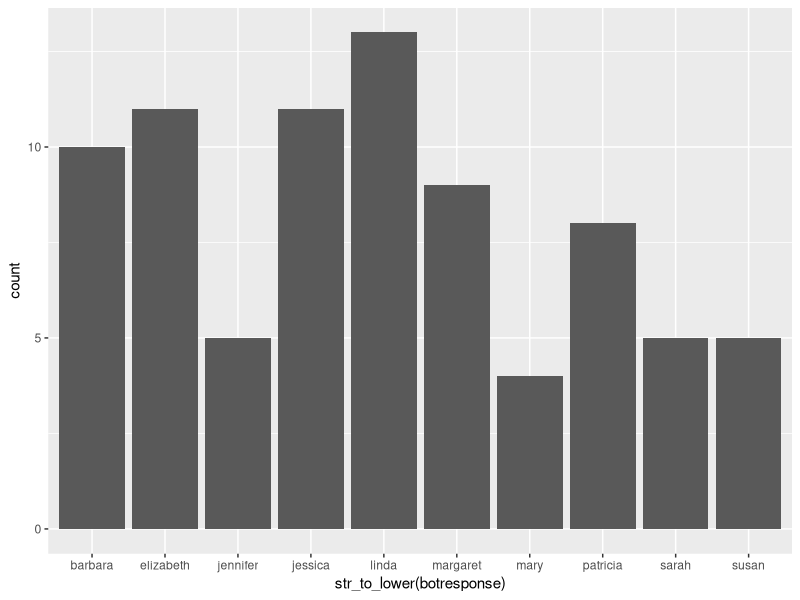
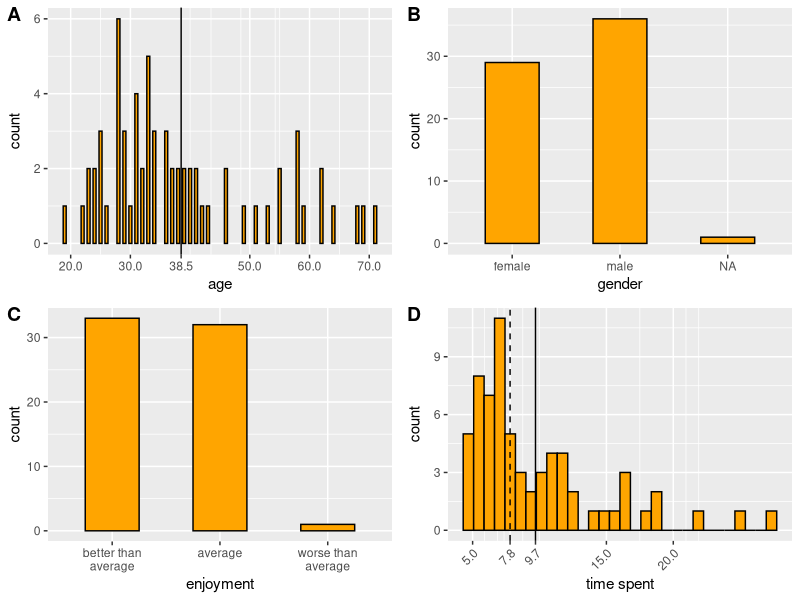
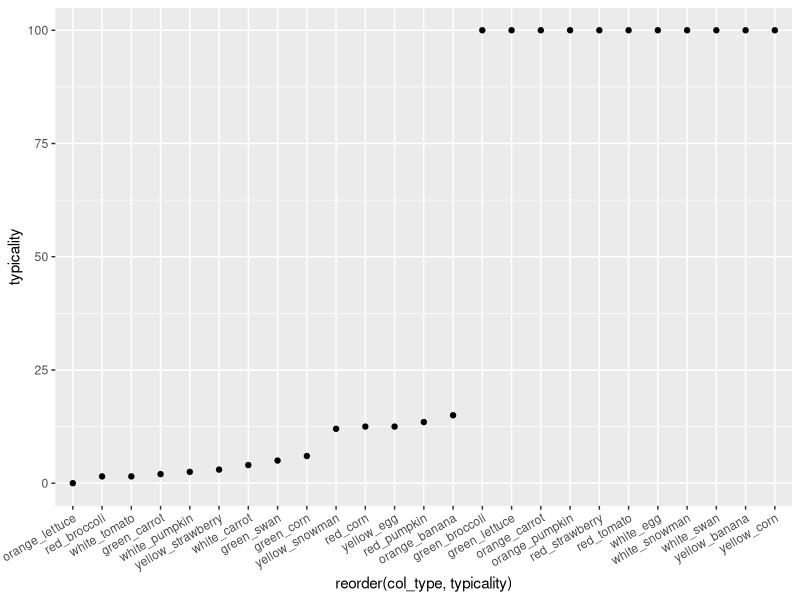
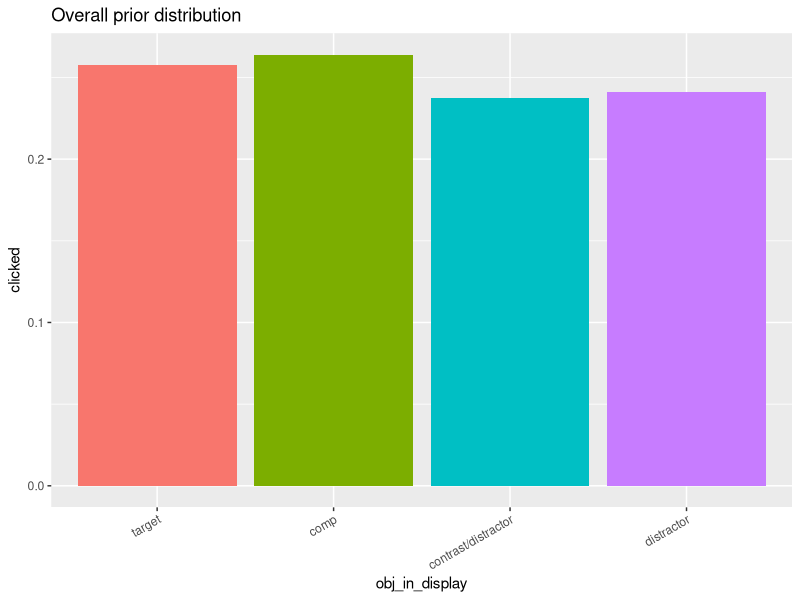
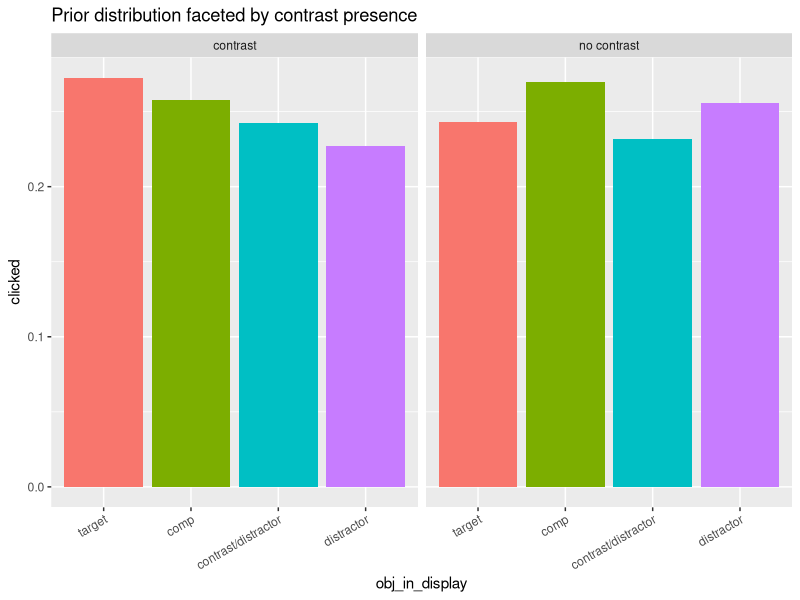
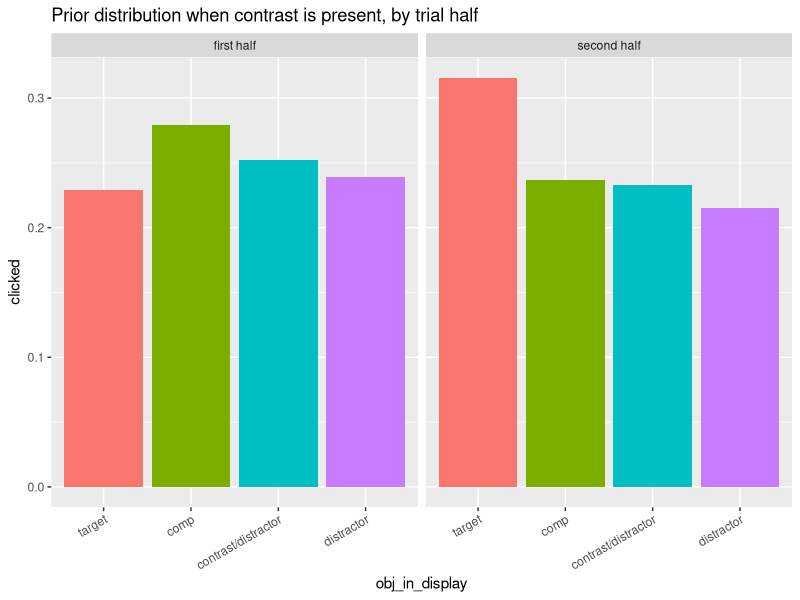
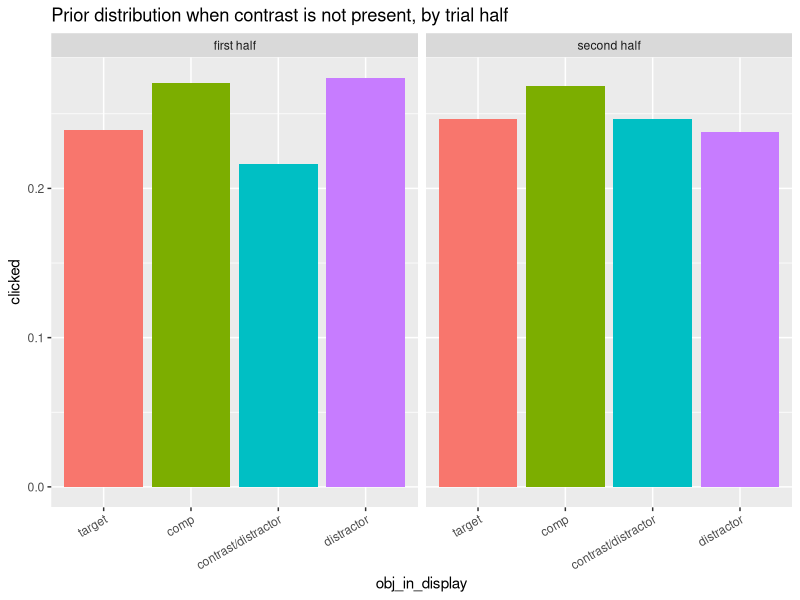
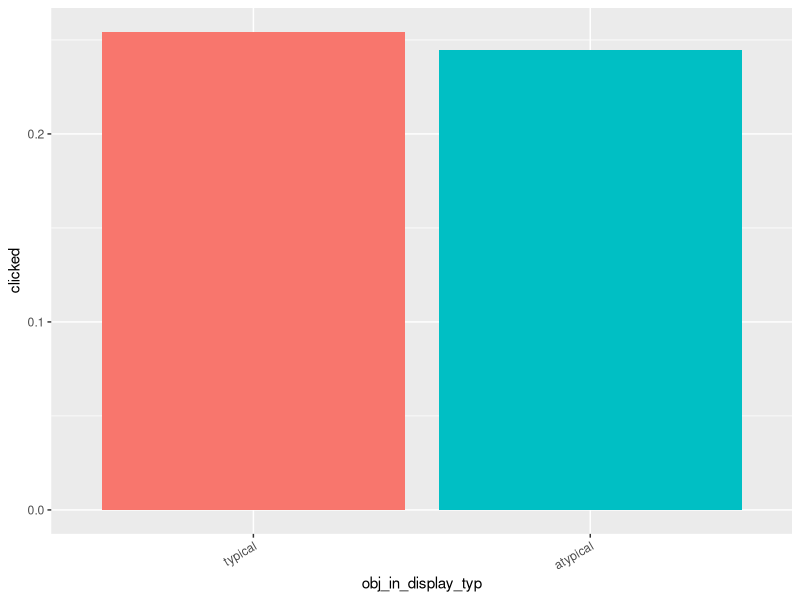

Here is the R script that generated these plots, in order: (Note: this script raises an error after producing the figures.)
## ---- chunk 1
knitr::opts_chunk$set(echo = TRUE)
## ---- chunk 2
library(cowplot)
library(plyr)
library(tidyverse)
library(here)

df_import = read_csv(here("data","03_comprehension","02_main","01_IDT","data.csv")) %>%
  # exclude test
  # weird filter property will exclude NAs
  filter(is.na(comments) | !str_detect(comments,"TEST"))
## ---- chunk 3
# check whether everyone entered a response into the textfield and no one cheated over js console
ggplot(distinct(df_import, anon_worker_id, botresponse),aes(x=str_to_lower(botresponse))) +
  geom_histogram(stat="count")
## ---- chunk 4

# to identify multiple submissions
table(df_import$anon_worker_id)
# popular spellings of "english"
engl_spellings = c("english", "englis", "eng", "engilsh", "englsh", "en")

# Exclusions
df_clean = df_import %>% 
  # 80, 4779
  # 1) if hit was reportedly done incorrectly or participant was confused
  filter(HitCorrect==1) %>%
  # 73, 4366
  # 2) if native language is not english
  mutate_at(vars(languages), funs(str_to_lower(.))) %>% 
  mutate_at(vars(languages), funs(ifelse(. %in% engl_spellings, "english", .))) %>%
  filter(languages=="english") %>% 
  # 69, 4130
  # 3) if comments suggest that the hit was done incorrectly
  # 4) if too many erroneous responses
  filter(anon_worker_id!="688591774563327" & anon_worker_id!="841129639930929") %>%
  # 67, 4012
  # 5) if hit was done multiple times by a worker
  filter(anon_worker_id!="886492649205797")
  # 66, 3894

# number of participants before exclusion (80)
length(unique(df_import$anon_worker_id))
# number of participants after exclusion (66)
length(unique(df_clean$anon_worker_id))

# 33 participants per condition remain
table(df_clean$betwsubj)/59
## ---- chunk 5
# create main df
df = df_clean %>%
  select(-startDate,-botresponse,-HitCorrect)
## ---- chunk 6

df_subj = df %>% 
  select(age,gender,enjoyment,timeSpent,anon_worker_id) %>% 
  distinct() %>% 
  mutate_at(vars(age), funs(as.integer(.))) %>% 
  mutate_at(vars(enjoyment), 
            funs(case_when(
              .==0 ~ "worse than\naverage",
              .==1 ~ "average",
              .==2 ~ "better than\naverage",
              TRUE ~ "NA"
            ))) %>% 
  mutate_at(vars(enjoyment), funs(fct_relevel(.,"better than\naverage", "average", "worse than\naverage")))

mean_age = round(mean(df_subj$age),digits = 1)
p_age = ggplot(df_subj,aes(x=age)) +
  geom_bar(width = .5,
           fill = "orange",
           color = "black") +
  geom_vline(xintercept= mean_age) +
  scale_x_continuous(breaks=c(20,30,50,60,70,mean_age))

p_gen = ggplot(df_subj,aes(x=gender)) +
  geom_bar(width = .5,
           fill = "orange",
           color = "black")

p_enj = ggplot(df_subj,aes(x=enjoyment)) +
  geom_bar(width = .5,
           fill = "orange",
           color = "black")

mean_time = round(mean(df_subj$timeSpent), digits = 1)
median_time = round(median(df_subj$timeSpent), digits = 1)
p_time = ggplot(df_subj,aes(x=timeSpent)) +
  geom_histogram(fill = "orange",
           color = "black") +
  geom_vline(xintercept=mean_time) +
  geom_vline(xintercept=median_time,linetype="dashed") +
  scale_x_continuous(breaks=c(median_time,mean_time,floor(5),floor(15),floor(20))) +
  xlab("time spent") +
  theme(axis.text.x = element_text(angle = 45, hjust = 1))

plot_grid(p_age, p_gen, p_enj, p_time, labels = "AUTO", ncol = 2, align = 'v')

## ---- chunk 7

typ_data = read_csv(here("data","01_norming","02_main","typicality_data.csv"))

ggplot(typ_data, aes(x=reorder(col_type,typicality), y=typicality)) +
  geom_point() +
  theme(axis.text.x = element_text(angle = 30, hjust = 1))

typ_obj = typ_data %>%
  filter(typicality > 50) %>%
  select(col_type)
atyp_obj = typ_data %>%
  filter(typicality < 50) %>%
  select(col_type)

typ_data_short = typ_data %>% 
  select(col_type, typicality)
## ---- chunk 8

df_main = df %>% 
  # select main trials
  filter(trial_type == "critical" | trial_type == "filler") %>% 
  # select columns relevant for main trials
  select(trial_type,refObject,context_id,condition,utterance,utterance_cat,target,comp,contrast,distractor,pos1,pos2,pos3,pos4,selectedItem_prior,selectedItem1,selectedItem2,reaction_time_prior,reaction_time1,reaction_time2,anon_worker_id,trial_number) %>% 
  # encode which contexts have a contrast
  mutate(contrast_present = str_detect(condition,"p")) %>% 
  # split data into trial halves per participants
  mutate(trial_half = ifelse(trial_number < max(trial_number)/2, "first half", "second half")) %>% 
  # import typicality
  left_join(typ_data_short, by=c("target"="col_type")) %>% 
  rename(target_typ=typicality) %>%
  left_join(typ_data_short, by=c("comp"="col_type")) %>% 
  rename(comp_typ=typicality) %>%
  left_join(typ_data_short, by=c("contrast"="col_type")) %>% 
  rename(contrast_typ=typicality) %>%
  left_join(typ_data_short, by=c("distractor"="col_type")) %>% 
  rename(distractor_typ=typicality) %>%
  # binary typicality
  mutate(target_typ_bin = ifelse(target_typ > 50, "typical", "atypical")) %>% 
  mutate(comp_typ_bin = ifelse(comp_typ > 50, "typical", "atypical")) %>% 
  mutate(contrast_typ_bin = ifelse(contrast_typ > 50, "typical", "atypical")) %>% 
  mutate(distractor_typ_bin = ifelse(distractor_typ > 50, "typical", "atypical")) %>% 
  # reformat df 
  gather(timeStep_selec,selectedItem,selectedItem_prior,selectedItem1,selectedItem2) %>%
  # remove selectedItem2 rows when referring expression was unmodified
  # because this is always NaN
  filter(!(timeStep_selec == "selectedItem2" & utterance_cat == "unmodified")) %>% 
  # if there were multiple selections (which are separated by commas),
  # select the last one
  mutate(lastSelectedItem = sapply(str_split(selectedItem,","),tail,1)) %>% 
  # mark the ones that had multiple selections
  mutate(mult_selec = str_detect(selectedItem, ",")) %>% 
  # encode the clicked type of the object
  mutate(clickedType = case_when(
    lastSelectedItem == target ~ "target",
    lastSelectedItem == comp ~ "comp",
    lastSelectedItem == contrast  ~ "contrast/distractor",
    lastSelectedItem == distractor ~ "distractor",
    TRUE ~ "other"
  )) %>% 
  # for calculation of proportion and CIs, duplicate each trial such that each row represents an object the participant could have clicked on (4 rows for the 4 objects)
  slice(rep(1:n(), each = 4)) %>%
  # each row receives now one out of the 4 objects labels, such that the 4 rows for this trial are identical except for this label
  mutate(obj_in_display = rep_len(c("target", "comp", "contrast/distractor", "distractor"), length.out=n())) %>% 
  # create a one-hot vector that is 1 for the object that was actually clicked on
  mutate(clicked = ifelse(clickedType==obj_in_display,1,0)) %>% 
  # order them according to relevance for later plotting
  mutate_at(vars(obj_in_display, clickedType), funs(factor(., levels=c("target", "comp", "contrast/distractor", "distractor")))) 

## ---- chunk 9

# use all main contexts -- critical and filler
df_prior = df_main %>%
  filter(timeStep_selec == "selectedItem_prior")

## ---- chunk 10
ggplot(df_prior, aes(x=obj_in_display, y=clicked, fill=obj_in_display)) +
  stat_summary(fun.y = "mean", 
               geom = "bar") +
  stat_summary(fun.data = "mean_cl_boot",
               geom = "errorbar",
               color = "black",
               size = .3,
               width = 0.3) +
  theme(axis.text.x = element_text(angle = 30, hjust = 1)) +
  theme(legend.position = "none") +
  ggtitle("Overall prior distribution")

# # Split by trial half
# # there is a slight hierarchy then, namely target, comp, contr/dist, dist
# ggplot(df_prior, aes(x=obj_in_display, y=clicked, fill=obj_in_display)) +
#   facet_wrap(vars(trial_half)) +
#   stat_summary(fun.y = "mean",
#                geom = "bar") +
#   stat_summary(fun.data = "mean_cl_boot",
#                geom = "errorbar",
#                color = "black",
#                size = .3,
#                width = 0.3) +
#   theme(axis.text.x = element_text(angle = 30, hjust = 1)) +
#   theme(legend.position = "none") +
#   ggtitle("Overall prior distribution, split by trial half")

## ---- chunk 11
# Do the prior distributions of clicks change dependent on contrast presence?
df_prior %>%
  # mutate_at(vars(obj_in_display), funs(as.character(.))) %>% 
  # mutate_at(vars(obj_in_display), 
  #           funs(case_when(
  #             (contrast_present & . == "contrast/distractor") ~ "contrast",
  #             (!contrast_present & . == "contrast/distractor") ~ "distractor1",
  #             (!contrast_present & . == "distractor") ~ "distractor2",
  #             TRUE ~ .
  #           ))) %>% 
  # mutate_at(vars(obj_in_display), 
  #           funs(factor(., levels=c("target", "comp", "contrast", 
  #                                   "distractor1", "distractor", "distractor2")))) %>% 
  mutate_at(vars(contrast_present), 
            funs(ifelse(contrast_present, "contrast", "no contrast"))) %>% 
  ggplot(., aes(x=obj_in_display, y=clicked, fill=obj_in_display)) +
    facet_wrap(vars(contrast_present), scales = "free_x") +
    stat_summary(fun.y = "mean", 
                 geom = "bar") +
    stat_summary(fun.data = "mean_cl_boot",
                 geom = "errorbar",
                 color = "black",
                 size = .3,
                 width = 0.3) +
    theme(axis.text.x = element_text(angle = 30, hjust = 1)) +
    theme(legend.position = "none") +
    ggtitle("Prior distribution faceted by contrast presence")

# If a contrast is present, do the prior distributions change between the first and 
# second half of the experiment?
ggplot(df_prior[df_prior$contrast_present,], aes(x=obj_in_display, y=clicked, fill=obj_in_display)) +
  facet_wrap(vars(trial_half)) +
  stat_summary(fun.y = "mean", 
               geom = "bar") +
  stat_summary(fun.data = "mean_cl_boot",
               geom = "errorbar",
               color = "black",
               size = .3,
               width = 0.3) +
  theme(axis.text.x = element_text(angle = 30, hjust = 1)) +
  theme(legend.position = "none") +
  ggtitle("Prior distribution when contrast is present, by trial half")

# If a contrast is NOT present, do the prior distributions change between the first and 
# second half of the experiment?
ggplot(df_prior[!df_prior$contrast_present,], aes(x=obj_in_display, y=clicked, fill=obj_in_display)) +
  facet_wrap(vars(trial_half)) +
  stat_summary(fun.y = "mean", 
               geom = "bar") +
  stat_summary(fun.data = "mean_cl_boot",
               geom = "errorbar",
               color = "black",
               size = .3,
               width = 0.3) +
  theme(axis.text.x = element_text(angle = 30, hjust = 1)) +
  theme(legend.position = "none") +
  ggtitle("Prior distribution when contrast is not present, by trial half")
## ---- chunk 12

df_prior_typicality = df_prior %>% 
  mutate(obj_in_display_typ = case_when(
    obj_in_display == "target" ~ target_typ_bin,
    obj_in_display == "comp" ~ comp_typ_bin,
    obj_in_display == "contrast/distractor" ~ contrast_typ_bin,
    obj_in_display == "distractor" ~ distractor_typ_bin,
    TRUE ~ "other"
  )) %>% 
  mutate_at(vars(obj_in_display_typ), funs(factor(., levels=c("typical", "atypical", "other"))))

ggplot(df_prior_typicality, aes(x=obj_in_display_typ, y=clicked, fill=obj_in_display_typ)) +
  stat_summary(fun.y = "mean", 
               geom = "bar") +
  stat_summary(fun.data = "mean_cl_boot",
               geom = "errorbar",
               color = "black",
               size = .3,
               width = 0.3) +
  theme(axis.text.x = element_text(angle = 30, hjust = 1)) +
  theme(legend.position = "none")

## ---- chunk 13
df_prior_pos = df_prior %>%
  mutate_at(vars(pos1,pos2,pos3,pos4), funs(ifelse(. == "contrast", "contrast/distractor", .))) %>% 
  mutate(clicked_obj_pos = case_when(
    obj_in_display == pos1 ~ "upper left",
    obj_in_display == pos2 ~ "upper right",
    obj_in_display == pos3 ~ "lower left",
    obj_in_display == pos4 ~ "lower right",
    TRUE ~ "other"
  ))

ggplot(df_prior_pos, aes(x=clicked_obj_pos, y=clicked, fill=clicked_obj_pos)) +
  stat_summary(fun.y = "mean", 
               geom = "bar") +
  stat_summary(fun.data = "mean_cl_boot",
               geom = "errorbar",
               color = "black",
               size = .3,
               width = 0.3) +
  theme(axis.text.x = element_text(angle = 30, hjust = 1)) +
  theme(legend.position = "none")
## ---- chunk 14

# total occurrences range between 623 (white pumpkin) and 825 (red strawberry)
df_byitemprior = df_prior %>%
  # filter(condition=="aan") %>% 
  select(clickedType, target, comp, contrast, distractor, anon_worker_id, trial_number) %>% 
  distinct() %>% 
  gather(obj_fct, item, target, comp, contrast, distractor) %>% 
  mutate(clicked = ifelse(clickedType == obj_fct, 1, 0)) %>% 
  left_join(typ_data, by=c("item"="col_type")) %>% 
  mutate(bin_typ=factor(ifelse(typicality>50,"typical","atypical"), 
                        levels = c("typical", "atypical")))

ggplot(df_byitemprior, aes(x=reorder(item, clicked), y=clicked, fill=typicality)) +
  stat_summary(fun.y = "mean", 
               geom = "bar") +
  stat_summary(fun.data = "mean_cl_boot",
               geom = "errorbar",
               color = "black",
               size = .3,
               width = 0.3) +
  theme(axis.text.x = element_text(angle=40, hjust=1))

# # This plot shows the difference between items of the same typicality and color. 
# # They are generally very close, with the exception of the green carrot and green swan. 
# ggplot(df_byitemprior, aes(x=reorder(item, clicked), y=clicked, fill=color)) +
#   stat_summary(fun.y = "mean",
#                geom = "bar",
#                color = "black") +
#   stat_summary(fun.data = "mean_cl_boot",
#                geom = "errorbar",
#                color = "black",
#                size = .3,
#                width = 0.3) +
#   facet_wrap(vars(bin_typ), scales = "free_x") +
#   theme(axis.text.x = element_text(angle = 30, hjust = 1)) +
#   scale_fill_identity()

## ---- chunk 15

df_adj = df_main %>%
  filter(timeStep_selec == "selectedItem1",
         trial_type == "critical")

## ---- chunk 16

# number of wrong selections
df_adj %>% 
  mutate(error = ifelse(clicked & (clickedType == "contrast/distractor" | clickedType == "distractor"), 1, 0)) %>% 
  mutate(error_rate = sum(error)/n()) %>% 
  select(error_rate) %>% 
  distinct()

ggplot(df_adj, aes(x=obj_in_display, y=clicked, fill=obj_in_display)) +
  stat_summary(fun.y = "mean", 
               geom = "bar") +
  stat_summary(fun.data = "mean_cl_boot",
               geom = "errorbar",
               color = "black",
               size = .3,
               width = 0.3) +
  theme(axis.text.x = element_text(angle = 30, hjust = 1)) +
  theme(legend.position = "none")

## ---- chunk 17
df_ttp_ttn = df_adj %>% 
  filter(condition == "ttp" | condition == "ttn")

# prior distribution
df_prior %>% 
  filter(trial_type == "critical",
         condition == "ttp" | condition == "ttn") %>% 
  ggplot(aes(x=obj_in_display, y=clicked, fill=obj_in_display)) +
    facet_wrap(vars(condition)) +
    stat_summary(fun.y = "mean", 
                 geom = "bar") +
    stat_summary(fun.data = "mean_cl_boot",
                 geom = "errorbar",
                 color = "black",
                 size = .3,
                 width = 0.3) +
    theme(axis.text.x = element_text(angle = 30, hjust = 1)) +
    ggtitle("Prior distribution") +
    theme(legend.position = "none")

# after adjective distribution
ggplot(df_ttp_ttn, aes(x=obj_in_display, y=clicked, fill=obj_in_display)) +
  facet_wrap(vars(condition)) +
  stat_summary(fun.y = "mean", 
               geom = "bar") +
  stat_summary(fun.data = "mean_cl_boot",
               geom = "errorbar",
               color = "black",
               size = .3,
               width = 0.3) +
  theme(axis.text.x = element_text(angle = 30, hjust = 1)) +
  ggtitle("After adjective distribution") +
  theme(legend.position = "none")

## ---- chunk 18
df_aap_aan = df_adj %>% 
  filter(condition == "aap" | condition == "aan")

# prior distribution
df_prior %>% 
  filter(trial_type == "critical",
         condition == "aap" | condition == "aan") %>% 
  ggplot(aes(x=obj_in_display, y=clicked, fill=obj_in_display)) +
    facet_wrap(vars(condition)) +
    stat_summary(fun.y = "mean", 
                 geom = "bar") +
    stat_summary(fun.data = "mean_cl_boot",
                 geom = "errorbar",
                 color = "black",
                 size = .3,
                 width = 0.3) +
    theme(axis.text.x = element_text(angle = 30, hjust = 1)) +
    ggtitle("Prior distribution") +
    theme(legend.position = "none")

# after adjective distribution
ggplot(df_aap_aan, aes(x=obj_in_display, y=clicked, fill=obj_in_display)) +
  facet_wrap(vars(condition)) +
  stat_summary(fun.y = "mean", 
               geom = "bar") +
  stat_summary(fun.data = "mean_cl_boot",
               geom = "errorbar",
               color = "black",
               size = .3,
               width = 0.3) +
  theme(axis.text.x = element_text(angle = 30, hjust = 1)) +
  ggtitle("After adjective distribution") +
  theme(legend.position = "none")

## ---- chunk 19
df_atp_ttn = df_adj %>% 
  filter(condition == "atp" | condition == "tan")

# prior distribution
df_prior %>% 
  filter(trial_type == "critical",
         condition == "atp" | condition == "tan") %>% 
  ggplot(aes(x=obj_in_display, y=clicked, fill=obj_in_display)) +
    facet_wrap(vars(condition)) +
    stat_summary(fun.y = "mean", 
                 geom = "bar") +
    stat_summary(fun.data = "mean_cl_boot",
                 geom = "errorbar",
                 color = "black",
                 size = .3,
                 width = 0.3) +
    theme(axis.text.x = element_text(angle = 30, hjust = 1)) +
    ggtitle("Prior distribution") +
    theme(legend.position = "none")

# after adjective distribution
ggplot(df_atp_ttn, aes(x=obj_in_display, y=clicked, fill=obj_in_display)) +
  facet_wrap(vars(condition)) +
  stat_summary(fun.y = "mean", 
               geom = "bar") +
  stat_summary(fun.data = "mean_cl_boot",
               geom = "errorbar",
               color = "black",
               size = .3,
               width = 0.3) +
  theme(axis.text.x = element_text(angle = 30, hjust = 1)) +
  ggtitle("After adjective distribution") +
  theme(legend.position = "none")

## ---- chunk 20
# prior distribution
df_prior %>% 
  filter(trial_type=="critical",
         contrast_present) %>% 
  ggplot(aes(x=obj_in_display, y=clicked, fill=obj_in_display)) +
    stat_summary(fun.y = "mean", 
                 geom = "bar") +
    stat_summary(fun.data = "mean_cl_boot",
                 geom = "errorbar",
                 color = "black",
                 size = .3,
                 width = 0.3) +
    theme(axis.text.x = element_text(angle = 30, hjust = 1)) +
    ggtitle("Prior distribution") +
    theme(legend.position = "none")

# after adjective distribution
df_adj %>% 
  filter(contrast_present) %>% 
  ggplot(aes(x=obj_in_display, y=clicked, fill=obj_in_display)) +
    stat_summary(fun.y = "mean", 
                 geom = "bar") +
    stat_summary(fun.data = "mean_cl_boot",
                 geom = "errorbar",
                 color = "black",
                 size = .3,
                 width = 0.3) +
    theme(axis.text.x = element_text(angle = 30, hjust = 1)) +
    ggtitle("After adjective distribution") +
    theme(legend.position = "none")

## ---- chunk 21

df_adj_typicality = df_adj %>% 
  mutate(obj_in_display_typ = case_when(
    obj_in_display == "target" ~ target_typ_bin,
    obj_in_display == "comp" ~ comp_typ_bin,
    obj_in_display == "contrast/distractor" ~ contrast_typ_bin,
    obj_in_display == "distractor" ~ distractor_typ_bin,
    TRUE ~ "other"
  )) %>% 
  mutate_at(vars(obj_in_display_typ), funs(factor(., levels=c("typical", "atypical", "other")))) %>% 
  filter(condition == "atp" | condition == "atn" | condition == "tap" | condition == "tan")

ggplot(df_adj_typicality, aes(x=obj_in_display_typ, y=clicked, fill=obj_in_display_typ)) +
  stat_summary(fun.y = "mean", 
               geom = "bar") +
  stat_summary(fun.data = "mean_cl_boot",
               geom = "errorbar",
               color = "black",
               size = .3,
               width = 0.3) +
  theme(axis.text.x = element_text(angle = 30, hjust = 1)) +
  theme(legend.position = "none")

## ---- chunk 22
# prior distribution
df_prior %>% 
  filter(trial_type=="critical",
         condition == "ttp" | condition == "aap") %>% 
  ggplot(aes(x=obj_in_display, y=clicked, fill=obj_in_display)) +
    stat_summary(fun.y = "mean", 
                 geom = "bar") +
    stat_summary(fun.data = "mean_cl_boot",
                 geom = "errorbar",
                 color = "black",
                 size = .3,
                 width = 0.3) +
    theme(axis.text.x = element_text(angle = 30, hjust = 1)) +
    ggtitle("Prior distribution") +
    theme(legend.position = "none")

# after adjective distribution
df_adj %>% 
  filter(condition == "ttp" | condition == "aap") %>% 
  ggplot(aes(x=obj_in_display, y=clicked, fill=obj_in_display)) +
    stat_summary(fun.y = "mean", 
                 geom = "bar") +
    stat_summary(fun.data = "mean_cl_boot",
                 geom = "errorbar",
                 color = "black",
                 size = .3,
                 width = 0.3) +
    theme(axis.text.x = element_text(angle = 30, hjust = 1)) +
    ggtitle("After adjective distribution") +
    theme(legend.position = "none")
## ---- chunk 23

df_adj_typicality %>% 
  filter(condition == "atn" | condition == "tan") %>% 
  ggplot(aes(x=obj_in_display_typ, y=clicked, fill=obj_in_display_typ)) +
    stat_summary(fun.y = "mean", 
                 geom = "bar") +
    stat_summary(fun.data = "mean_cl_boot",
                 geom = "errorbar",
                 color = "black",
                 size = .3,
                 width = 0.3) +
    theme(axis.text.x = element_text(angle = 30, hjust = 1)) +
    theme(legend.position = "none")

## ---- chunk 24

df_prior_rlvl = df_prior %>%
  filter(trial_type=="critical") %>% 
  mutate_at(vars(condition), funs(case_when(
    . == "atp" ~ str_c("level 1:", ., sep=" "),
    (. == "atn" | . == "ttp" | . == "aap") ~ str_c("level 2:", ., sep=" "),
    (. == "tap" | . == "ttn" | . == "aan") ~ str_c("level 3:", ., sep=" "),
    TRUE ~ str_c("level 4:", ., sep=" ")
  )))

ggplot(df_prior_rlvl, aes(x=obj_in_display, y=clicked, fill=obj_in_display)) +
  facet_wrap(vars(condition), nrow = 2) +
  stat_summary(fun.y = "mean", 
               geom = "bar") +
  stat_summary(fun.data = "mean_cl_boot",
               geom = "errorbar",
               color = "black",
               size = .3,
               width = 0.3) +
  theme(axis.text.x = element_text(angle = 30, hjust = 1)) +
  theme(legend.position = "none")

df_adj_rlvl = df_adj %>%
  mutate_at(vars(condition), funs(case_when(
    . == "atp" ~ str_c("level 1:", ., sep=" "),
    (. == "atn" | . == "ttp" | . == "aap") ~ str_c("level 2:", ., sep=" "),
    (. == "tap" | . == "ttn" | . == "aan") ~ str_c("level 3:", ., sep=" "),
    TRUE ~ str_c("level 4:", ., sep=" ")
  )))

ggplot(filter(df_adj_rlvl, trial_half=="first half"), aes(x=obj_in_display, y=clicked, fill=obj_in_display)) +
  facet_wrap(vars(condition), nrow = 2) +
  stat_summary(fun.y = "mean", 
               geom = "bar") +
  stat_summary(fun.data = "mean_cl_boot",
               geom = "errorbar",
               color = "black",
               size = .3,
               width = 0.3) +
  theme(axis.text.x = element_text(angle = 30, hjust = 1)) +
  theme(legend.position = "none")

ggplot(filter(df_adj_rlvl, trial_half=="second half"), aes(x=obj_in_display, y=clicked, fill=obj_in_display)) +
  facet_wrap(vars(condition), nrow = 2) +
  stat_summary(fun.y = "mean", 
               geom = "bar") +
  stat_summary(fun.data = "mean_cl_boot",
               geom = "errorbar",
               color = "black",
               size = .3,
               width = 0.3) +
  theme(axis.text.x = element_text(angle = 30, hjust = 1)) +
  theme(legend.position = "none")

## ---- chunk 25

df_prior_crit = df_prior %>% 
  filter(trial_type=="critical",
         clickedType=="target" | clickedType=="comp")

df_compare = df_adj %>%
  filter(clickedType=="target" | clickedType=="comp") %>% 
  bind_rows(df_prior_crit) %>% 
  mutate_at(vars(condition), funs(case_when(
    . == "atp" ~ str_c("level 1:", ., sep=" "),
    (. == "atn" | . == "ttp" | . == "aap") ~ str_c("level 2:", ., sep=" "),
    (. == "tap" | . == "ttn" | . == "aan") ~ str_c("level 3:", ., sep=" "),
    TRUE ~ str_c("level 4:", ., sep=" ")
  ))) %>% 
  # filter(obj_in_display=="target" | obj_in_display=="comp")
  filter(obj_in_display=="target")

ggplot(df_compare, aes(x=obj_in_display, y=clicked, fill=timeStep_selec)) +
  facet_wrap(vars(condition), nrow = 2) +
  stat_summary(fun.y = "mean", 
               geom = "bar",
               position = position_dodge(width = 0.9)) +
  stat_summary(fun.data = "mean_cl_boot",
               geom = "errorbar",
               color = "black",
               size = .3,
               width = 0.3,
               position = position_dodge(width = 0.9)) +
  theme(axis.text.x = element_text(angle = 30, hjust = 1)) +
  theme(legend.position = "top")

## ---- chunk 26

ggplot(df_adj, aes(x=obj_in_display, y=clicked, fill=obj_in_display)) +
  facet_wrap(vars(condition), nrow = 2) +
  stat_summary(fun.y = "mean", 
               geom = "bar") +
  stat_summary(fun.data = "mean_cl_boot",
               geom = "errorbar",
               color = "black",
               size = .3,
               width = 0.3) +
  theme(axis.text.x = element_text(angle = 30, hjust = 1)) +
  theme(legend.position = "none")

## ---- chunk 27
df_swan = df_adj %>% 
  filter(clicked==1) %>% 
  # filter(target=="green_swan" | comp=="green_swan" | contrast=="green_swan" | distractor=="green_swan") %>% 
  filter(target=="orange_banana" | comp=="orange_banana" | contrast=="orange_banana" | distractor=="orange_banana") %>% 
  select(target, comp, contrast, distractor, condition) %>% 
  gather(obj_fct, item, -condition) %>% 
  filter(item=="orange_banana")

table(df_swan)
## ---- chunk 28

df_byitemadj = df_adj %>%
  filter(trial_type=="critical",
         clickedType=="target" | clickedType=="comp") %>% 
  # filter(condition=="aan") %>%
  select(clickedType, target, comp, contrast, distractor, anon_worker_id, trial_number) %>% 
  distinct() %>% 
  gather(obj_fct, item, target, comp, contrast, distractor) %>% 
  mutate(clicked = ifelse(clickedType == obj_fct, 1, 0)) %>% 
  left_join(typ_data, by=c("item"="col_type")) %>% 
  mutate(bin_typ=ifelse(typicality>50,"typical","atypical"))

ggplot(df_byitemadj, aes(x=reorder(item, clicked), y=clicked, fill=typicality)) +
  stat_summary(fun.y = "mean", 
               geom = "bar") +
  stat_summary(fun.data = "mean_cl_boot",
               geom = "errorbar",
               color = "black",
               size = .3,
               width = 0.3) +
  theme(axis.text.x = element_text(angle=40, hjust=1))

# ggplot(df_byitemadj, aes(x=reorder(item, clicked), y=clicked, fill=color)) +
#   stat_summary(fun.y = "mean", 
#                geom = "bar",
#                color = "black") +
#   stat_summary(fun.data = "mean_cl_boot",
#                geom = "errorbar",
#                color = "black",
#                size = .3,
#                width = 0.3) +
#   facet_wrap(vars(bin_typ), scales = "free_x") +
#   theme(axis.text.x = element_text(angle = 30, hjust = 1)) +
#   scale_fill_identity()
## ---- chunk 29

plot_item_conditions <- function(df, cond) {
  df %>%
    filter(condition==cond) %>%
    ggplot(., aes(x=obj_in_display, y=clicked, fill=obj_in_display)) +
      facet_wrap(vars(target_comp)) +
      stat_summary(fun.y = "mean",
                   geom = "bar") +
      stat_summary(fun.data = "mean_cl_boot",
                   geom = "errorbar",
                   color = "black",
                   size = .3,
                   width = 0.3) +
      theme(axis.text.x = element_text(angle = 30, hjust = 1)) +
      theme(legend.position = "none")
}

df_itemcond = df_adj %>%
  separate(target, c("t_color", "t_type"), sep = "_", remove = FALSE) %>%
  separate(comp, c("c_color", "c_type"), sep = "_", remove = FALSE) %>%
  mutate(target_comp = str_c(t_type, c_type, sep = "-"))

plot_item_conditions(df_itemcond, "aan")

## ---- chunk 30

df_switch = df_main %>% 
  filter(trial_type == "critical",
         !mult_selec,
         timeStep_selec == "selectedItem_prior" | timeStep_selec == "selectedItem1") %>% 
  select(clickedType, timeStep_selec, anon_worker_id, trial_number, target, comp, condition) %>% 
  distinct() %>% 
  spread(timeStep_selec, clickedType) %>% 
  filter((selectedItem_prior == "target" | selectedItem_prior == "comp") & (selectedItem1 == "target" | selectedItem1 == "comp")) %>% 
  mutate(switch = ifelse(selectedItem_prior == selectedItem1, 0, 1)) %>% 
  mutate(switch_ct = factor(str_c(selectedItem_prior, selectedItem1, sep="-"), levels=c("target-target", "comp-comp", "comp-target", "target-comp")))

table(df_switch$switch, df_switch$switch_ct)
  

ggplot(df_switch, aes(x=reorder(condition, switch), y=switch)) +
  # facet_wrap(~switch_ct) +
  stat_summary(fun.y = "mean", 
               geom = "bar") +
  stat_summary(fun.data = "mean_cl_boot",
               geom = "errorbar",
               color = "black",
               size = .3,
               width = 0.3) +
  theme(axis.text.x = element_text(angle=40, hjust=1))

df_switch %>% 
  mutate_at(vars(switch), funs(ifelse(.==0, "no switch", "switch"))) %>% 
  ggplot(., aes(x=switch, fill=switch)) +
    geom_bar() +
    theme(legend.position = "none")

df_switch %>% 
  ggplot(., aes(x=switch_ct)) +
    facet_wrap(~condition, nrow=2) +
    geom_bar() +
    theme(axis.text.x = element_text(angle=40, hjust=1))
## ---- chunk 31

df_noun = df_main %>%
  filter(timeStep_selec == "selectedItem2",
         trial_type == "critical")

## ---- chunk 32

df_rt = df_noun %>% 
  gather(timeStep_rt, rt, reaction_time_prior, reaction_time1, reaction_time2) %>% 
  mutate(rt_shortened = sapply(str_split(rt,","),tail,1)) %>%
  mutate_at(vars(rt_shortened), funs(as.integer(.))) %>% 
  filter(condition == "atp" | condition == "tan")

ggplot(df_rt, aes(x=condition, y=rt_shortened)) + 
  geom_point(alpha=0.5, position="jitter") +
  ylim(0,4000) +
  stat_summary(fun.y = "mean", colour = "red", size = 1, geom = "point") +
  stat_summary(fun.data = "mean_cl_boot", colour = "red", size = 1)

## ---- chunk 33

df_multselec = df_noun %>% 
  filter(clicked & mult_selec)

nrow(df_multselec)
table(df_multselec$condition)

## ---- chunk 34

df_targetpos = df_main %>% 
  gather(position, obj_in_pos, pos1, pos2, pos3, pos4) %>% 
  mutate(target_pos = ifelse(obj_in_pos == "target", 1, 0))

ggplot(df_targetpos, aes(x=position, y=target_pos, fill=position)) +
  stat_summary(fun.y = "mean", 
               geom = "bar") +
  stat_summary(fun.data = "mean_cl_boot",
               geom = "errorbar",
               color = "black",
               size = .3,
               width = 0.3) +
  theme(axis.text.x = element_text(angle = 30, hjust = 1)) +
  theme(legend.position = "none")

## ---- chunk 35

df_byitemtargets = df_prior %>%
  # filter(condition=="aan") %>% 
  select(refObject, target, comp, contrast, distractor, anon_worker_id, trial_number) %>% 
  distinct() %>% 
  gather(obj_fct, item, target, comp, contrast, distractor) %>% 
  filter(refObject==obj_fct) %>% 
  left_join(typ_data, by=c("item"="col_type"))
  
ggplot(df_byitemtargets, aes(x=reorder(item, typicality), fill=typicality)) +
  geom_bar(stat="count") +
  theme(axis.text.x = element_text(angle = 30, hjust = 1))

## ---- chunk 36

# Multiple selection analysis

df_mult = df_main %>% 
  filter(trial_type=='critical') %>% 
  filter(clicked & mult_selec)

nrow(df_mult)
table(df_mult$timeStep_selec)
table(df_mult$condition)
table(df_mult$trial_half)

# Error analysis

df_error = df_main %>% 
  filter(trial_type=='critical',
         clicked) %>% 
  mutate(adj_error = ifelse(timeStep_selec == "selectedItem1" & (clickedType == "contrast/distractor" | clickedType == "distractor"), T, F)) %>% 
  mutate(noun_error = ifelse(timeStep_selec == "selectedItem2" & clickedType != "target", T, F)) %>% 
  mutate(overall_error = ifelse(adj_error | noun_error, T, F)) %>% 
  filter(overall_error)
  
nrow(df_error)
table(df_error$timeStep_selec)
table(df_error$condition)
table(df_error$trial_half)

## ---- chunk 37

df_practice = df %>% 
  filter(trial_type == "practice") %>% 
  select(condition,utterance,target,comp,contrast,distractor,pos1,pos2,pos3,pos4,anon_worker_id)

## ---- chunk 38

color = "yellow|red|green"

df_mod = df_practice %>% 
  mutate_at(vars(condition),funs(ifelse(. == "contrast_present", T, F))) %>% 
  rename(contrast_present = condition) %>% 
  mutate(modifier_use = str_detect(utterance,color))

# df_mod[!df_mod$modifier_use,c("utterance")]

df_modplot = df_mod %>% 
  group_by(contrast_present) %>% 
  summarize(modProp = sum(modifier_use)/n())

ggplot(df_modplot, aes(x=contrast_present, y=modProp)) +
  geom_col()
